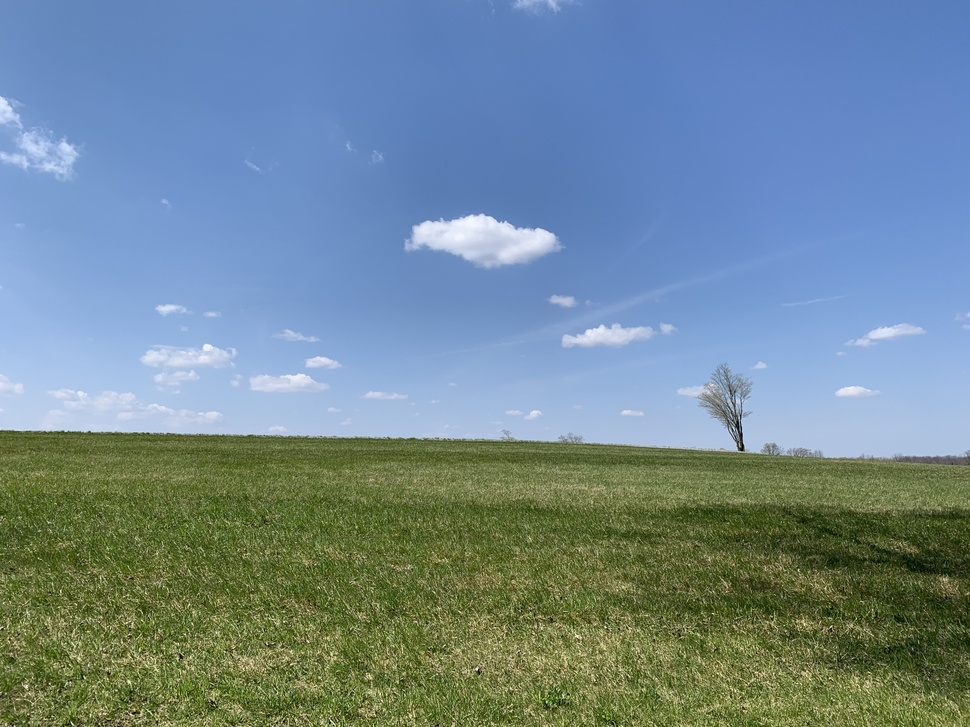
#> input picture Code/convolution/sky.jpg, 970 x 727 px, shrunk from 4032 x 3024 before the run
$ python more_filters.py sky.jpg
#> lines starting #> are read from the running program, lines starting #| are printed output that depends on the picture
import math
import sys

from PIL import Image, ImageFilter
#Import all the enhancement filter from pillow
from PIL.ImageFilter import (
   BLUR, CONTOUR, DETAIL, EDGE_ENHANCE, EDGE_ENHANCE_MORE,
   EMBOSS, FIND_EDGES, SMOOTH, SMOOTH_MORE, SHARPEN
)

# Ensure correct usage
if len(sys.argv) != 2:
    sys.exit("Usage: python filter.py filename")

# Open image
image = Image.open(sys.argv[1]).convert("RGB")
#> image is the input picture: PIL image 970x727 RGB; mean R, G, B 113, 136.3, 147.1

# Filter image according to edge detection kernel
filtered = image.filter(EDGE_ENHANCE_MORE)
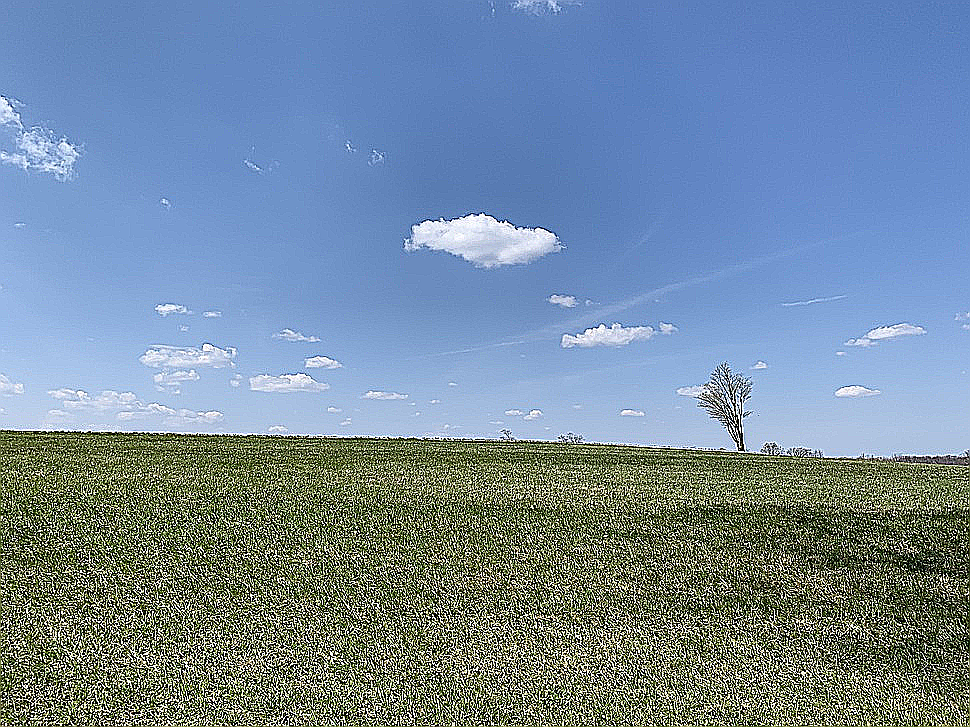
#> filtered: PIL image 970x727 RGB; mean R, G, B 116, 137.6, 158.5

# Show resulting image
filtered.show()
